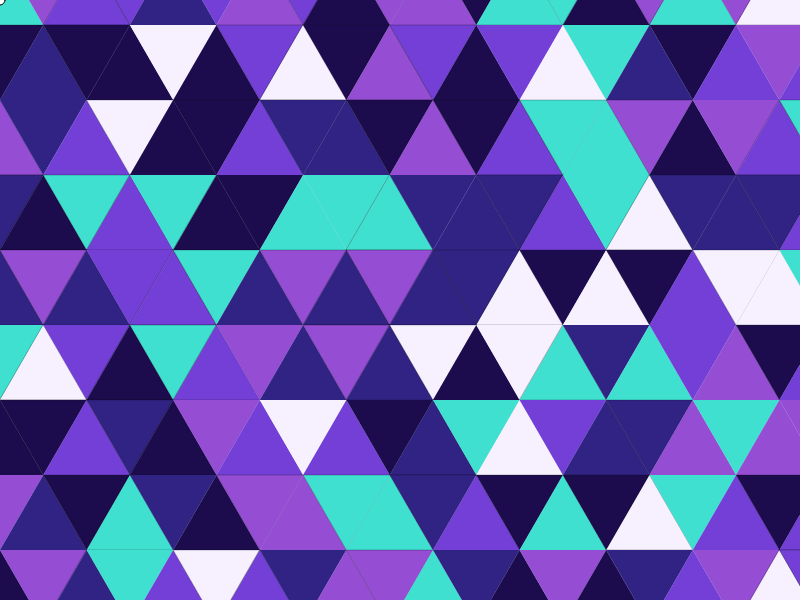
Frame 1 (no input)
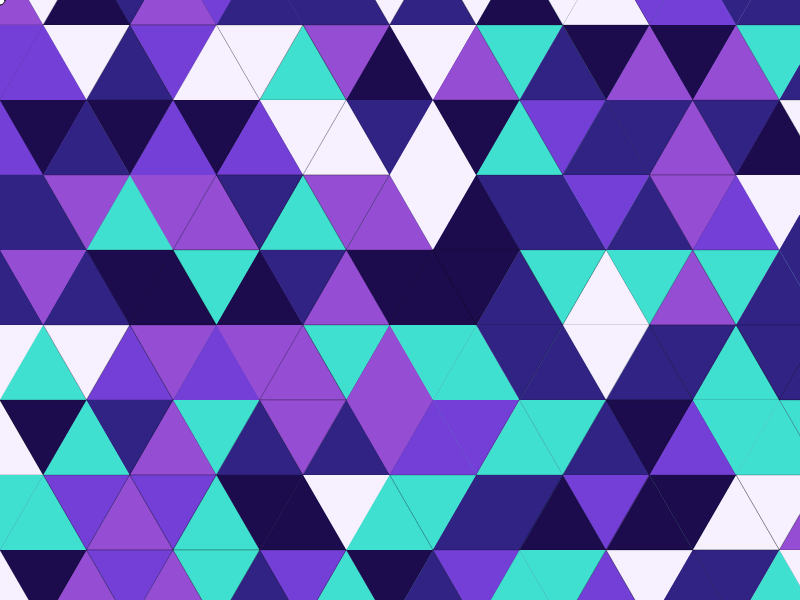
Frame 2 (the mouse pressed at the canvas centre, redrawn once)

The p5.js sketch that drew these frames (run headless with seeded random() and noise() and a simulated clock; the mouse was pressed at the canvas centre and the sketch redrawn once):

// p5.js sketch
// ── sketch.js
let mid = {};

const rows = 14;
const cols = 40;
const results = [];
const shapeSize = 100;
let colors = {};

function setup() {
  createCanvas(screen.width, screen.height);
  colors.bg = color("#d4dee9");
  colors.shapeA = color("#e9d062");
  colors.shapeB = color("#e55312"); //df422a
  //http://www.color-hex.com/color-palette/59461
  background(colors.bg);
  mid = {
    x: width / 2,
    y: height / 2
  };
  noLoop();
  setupSeed();
}
function draw() {
  //translate(mid.x / 2 + shapeSize / 2, shapeSize / 2);

  const made = make();
  made.forEach(t => {
    t.draw();
  });
  ellipse(0, 0, 10, 10);
}

function calcPoints(i, j) {
  let npoints = 3;
  let radius = shapeSize / 2;
  let points = [];
  let x = i;
  let y = j;
  let angle = TWO_PI / npoints;
  for (let a = 0; a < TWO_PI; a += angle) {
    let sx = x + cos(a - PI / 2) * radius;
    let sy = y + sin(a - PI / 2) * radius;
    points.push({ x: sx, y: sy, a: a });
  }
  return points;
}
function drawTri(colIndex, color) {
  let t = new Tri();
  let pts = calcPoints(0, 0);
  t.points = pts;
  if (color) {
    t.fill = color;
  }
  // t.points[0] = { x: 0, y: 0 };
  // t.points[1] = { x: shapeSize, y: 0 };
  // t.points[2] = { x: shapeSize * 0, y: shapeSize };
  //console.log();
  let tr = pts[0];
  //translate(tr.x + shapeSize * 0.25, tr.y);
  t.draw();

  //ellipse(0, 0, 5, 5);
  //text(colIndex.toString(), 0, -10);
  return pts;
}
function make() {
  console.log("cols", cols);
  let nextY = 0;
  let oddX = 0;

  for (let rowIndex = 0; rowIndex < rows; rowIndex++) {
    push();
    const x = rowIndex % 2 == 0 ? 0 : oddX;
    translate(x, nextY * rowIndex * 3);
    for (let colIndex = 0; colIndex < cols; colIndex++) {
      let d = drawTri(colIndex, chooseShapeColor(rowIndex, colIndex));
      translate(d[1].x, d[1].y * -1); //d[1].y);
      push();
      rotate(radians(180));
      d = drawTri(colIndex, chooseShapeColor(rowIndex, colIndex + 2));
      pop();
      translate(d[1].x, d[1].y); //d[1].y);
      nextY = d[1].y;
      if (oddX == 0) {
        oddX = -1 * d[1].x;
      }
      if (colIndex == cols - 1) {
        console.log(rowIndex, d);
      }
    }
    console.log("nextY", nextY);
    pop();
  }

  return results;
}
function randomIn(arr) {
  const i = Math.floor(random(0, arr.length));
  return arr[i];
}
function chooseShapeColor(row, s) {
  const options = [
    color("#40e0d0"),
    color("#f6f0ff"),
    color("#944dd3"),
    color("#733fd7"),
    color("#302384"),
    color("#1c0c4e")
  ];
  return randomIn(options);

  if (row % 2 == 0) {
    return s % 2 == 0 ? colors.shapeA : colors.shapeB;
  }
  return s % 2 == 0 ? colors.shapeB : colors.shapeA;

  // 0,1 0,2 0,5 0,6  0,9 0,10
  if (row % 2 == 0) {
    if ([1, 2, 5, 6, 9, 10].indexOf(s) != -1) {
      return colors.shapeB;
    }
    return colors.shapeA;
  }
  if ([0, 3, 4, 7, 8, 11, 12].indexOf(s) != -1) {
    return colors.shapeB;
  }
  return colors.shapeA;
}

function Tri() {
  this.points = [];
  this.fill = color("#fff");
  this.draw = () => {
    const r = random(0, 1);
    if (r < 0.5) {
      strokeWeight(1);
      stroke(0, 0, 0, 64);
    } else {
      noStroke();
    }
    fill(this.fill);
    triangle(
      this.points[0].x,
      this.points[0].y,
      this.points[1].x,
      this.points[1].y,
      this.points[2].x,
      this.points[2].y
    );
  };
  return this;
}
function setupSeed() {
  const fromLocation = new URL(document.location).searchParams.get("seed");
  if (fromLocation) {
    window.seed = parseFloat(fromLocation);
  } else {
    window.seed = ceil(random(0, 1000000));
  }
  console.log(window.seed);
  randomSeed(window.seed);
}
